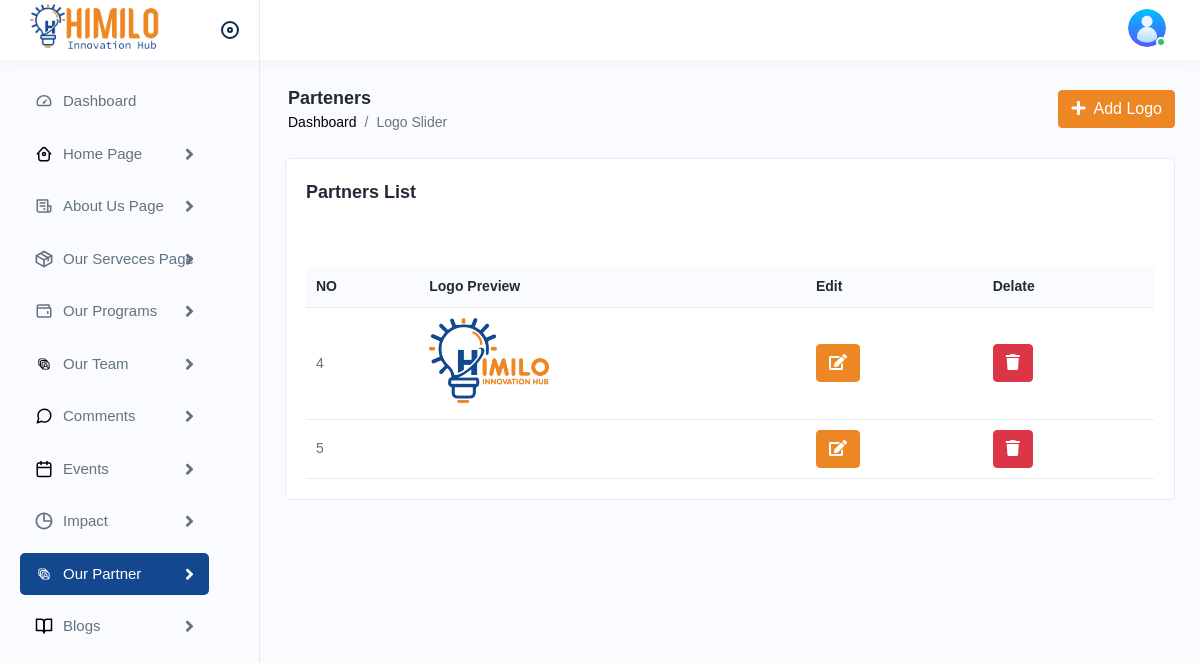
The app's page /admin/partner.php (signed in) with its own data.
### tables this page shows
CREATE TABLE `users` (
  `id` int(11) NOT NULL,
  `user_name` varchar(255) NOT NULL,
  `f_name` varchar(255) NOT NULL,
  `l_name` varchar(255) NOT NULL,
  `image` longtext NOT NULL,
  `email` varchar(255) NOT NULL,
  `phone` varchar(255) NOT NULL,
  `my_password` varchar(255) NOT NULL,
  `create_date` timestamp NOT NULL DEFAULT current_timestamp() ON UPDATE current_timestamp()
);

CREATE TABLE `logo_slider` (
  `id` int(11) NOT NULL,
  `logo` longtext NOT NULL,
  `create_date` timestamp NOT NULL DEFAULT current_timestamp() ON UPDATE current_timestamp()
);

### admin/partner.php (the view, shortened to what this page needs)
<?php
include "conn.php";
?>
<!DOCTYPE html>
<html lang="en">
<head>
<link rel="stylesheet" href="assets/css/bootstrap.min.css">
<link rel="stylesheet" href="assets/css/animate.css">
<link rel="stylesheet" href="assets/css/dataTables.bootstrap4.min.css">
<link rel="stylesheet" href="assets/plugins/fontawesome/css/fontawesome.min.css">
<link rel="stylesheet" href="assets/plugins/fontawesome/css/all.min.css">
<link rel="stylesheet" href="assets/css/style.css">
<link rel="stylesheet" href="https://cdn.jsdelivr.net/npm/alertifyjs/build/css/alertify.min.css" />
<link rel="stylesheet" href="https://cdn.jsdelivr.net/npm/alertifyjs/build/css/themes/default.min.css" />
</head>
<body>
<div class="main-wrapper">
<div class="sidebar" id="sidebar">
<div class="sidebar-inner slimscroll">
<div id="sidebar-menu" class="sidebar-menu">
<ul>
<li >
<a href="index.php"><img src="assets/img/icons/dashboard.svg" alt="img"><span> Dashboard</span> </a>
</li>
<li class="submenu ">
<a href="javascript:void(0);"><img src="assets/img/icons/house.svg" alt="img"><span> Home Page</span> <span class="menu-arrow"></span></a>
</li>
<li class="submenu">
<a  href="javascript:void(0);"><img src="assets/img/icons/purchase1.svg" alt="img"><span> About Us Page</span> <span class="menu-arrow"></span></a>
</li>
<li class="submenu">
<a  href="javascript:void(0);"><img src="assets/img/icons/product.svg" alt="img"><span> Our Serveces Page</span> <span class="menu-arrow"></span></a>
</li>
<li class="submenu">
<a href="our_prog.php"><img src="assets/img/icons/expense1.svg" alt="img"><span> Our Programs</span> <span class="menu-arrow"></span></a>
</li>
<li class="submenu">
<a href="javascript:void(0);"><img src="assets/img/icons/users.svg" alt="img"><span> Our Team</span> <span class="menu-arrow"></span></a>
</li>
<li class="submenu">
<a href="javascript:void(0);"><img src="assets/img/icons/coment.svg" alt="img"><span> Comments</span> <span class="menu-arrow"></span></a>
</li>
<li class="submenu">
<a href="javascript:void(0);"><img src="assets/img/icons/calendar.svg" alt="img"><span> Events</span> <span class="menu-arrow"></span></a>
</li>
<li class="submenu">
<a href="javascript:void(0);"><img src="assets/img/icons/time.svg" alt="img"><span>Impact</span> <span class="menu-arrow"></span></a>
</li>
<li class="submenu">
<a class="active" href="javascript:void(0);"><img src="assets/img/icons/users.svg" alt="img"><span>Our Partner</span> <span class="menu-arrow"></span></a>
</li>
<li class="submenu">
<a href="javascript:void(0);"><img src="assets/img/icons/book-open.svg" alt="img"><span>Blogs</span> <span class="menu-arrow"></span></a>
</li>
</ul>
</div>
</div>
</div>
<?php
include "header.php";
?>
<div class="page-wrapper">
<div class="content container-fluid">
<div class="page-header">
<div class="row">
<div class="col">
<h3 class="page-title">Parteners</h3>
<ul class="breadcrumb">
<li class="breadcrumb-item"><a href="index.php">Dashboard</a></li>
<li class="breadcrumb-item active">Logo Slider</li>
</ul>
</div>
</div>
<button type="button"  class="btn btn-primary " data-bs-toggle="modal" data-bs-target="#exampleModal">
 <i class="fas fa-plus"></i>&nbsp; Add Logo
</button>
</div>
<div class="row">
<div class="col-lg-12">
<div class="card">
<div class="card-header">
<h4 class="card-title">Partners List</h4>
</div>
<div class="card-body">
<div class="table-responsive">
<table class="table mb-0">
<thead>
<tr>
<th>NO</th>
<th>Logo Preview</th>
<th>Edit</th>
<th>Delate</th>
</tr>
</thead>
<tbody>
<?php
$read_logo=mysqli_query($conn,"SELECT * FROM logo_slider");
if(mysqli_num_rows($read_logo)>0)
{
    while($row=mysqli_fetch_assoc($read_logo)){
echo "
<style>
.no-date{
    display:none !important;
    }
    </style>
<tr><td>$row[id]</td>
<td><img width='120px' style='border-radius:10px;' src='$row[logo]' alt=''></td>
<td><a style='color:#fff !important;' href='update_logo_slide.php?img_id=$row[id]' class='btn btn-primary'><i class='fas fa-edit'></i></a>
</td>
<td><button class='btn btn-danger delete-btn' data-id='$row[id]'><i class='fa fa-solid fa-trash'></i></button>
</td></tr>
" ;
    }
}
?>
</tbody>
</table>
</div>
</div>
</div>
</div>
</div>
</div>
</div>
</div>
</body>
</html>

### admin/header.php (shortened to what this page needs)
<div class="header">
<div class="header-left active">
<a href="#" class="logo">
<img src="assets/img/logo.png" alt="">
</a>
<a id="toggle_btn" href="javascript:void(0);">
</a>
</div>
<ul class="nav user-menu timka">
<li class="nav-item nav-target-me">
</li>
  <?php
$read=mysqli_query($conn,"SELECT * FROM users WHERE id='$_SESSION[user_id]'");
if($rowka=mysqli_num_rows($read)>0){
    while($rowka=mysqli_fetch_assoc($read)){
$img=$rowka['image'];
?>
<li class="nav-item dropdown has-arrow main-drop">
<a href="javascript:void(0);" class="dropdown-toggle nav-link userset" data-bs-toggle="dropdown">
<span class="user-img"><img src="<?php  echo $img ;  ?>" alt="">
<span class="status online"></span></span>
</a>
<?php
   }}
?>
</li>
</ul>
</div>

### admin/header.php (style rules this page uses)
.datetime-info, .nav-target-me { display: flex !important; color: #ec8723; font-weight: bold; justify-content: space-between; margin-top: 10px; margin-right: 30px; }

### records on screen
users: image (placeholder picture)
logo_slider: id "4", logo (picture)
logo_slider: id "5"
